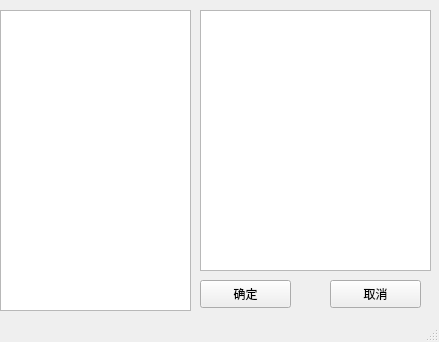
<?xml version="1.0" encoding="UTF-8"?>
<ui version="4.0">
 <class>MainWindow</class>
 <widget class="QMainWindow" name="MainWindow">
  <property name="geometry">
   <rect>
    <x>0</x>
    <y>0</y>
    <width>439</width>
    <height>342</height>
   </rect>
  </property>
  <property name="windowTitle">
   <string>MainWindow</string>
  </property>
  <widget class="QWidget" name="centralwidget">
   <widget class="QPushButton" name="Confirm_Buttom">
    <property name="geometry">
     <rect>
      <x>200</x>
      <y>280</y>
      <width>91</width>
      <height>28</height>
     </rect>
    </property>
    <property name="text">
     <string>确定</string>
    </property>
   </widget>
   <widget class="QPushButton" name="Delete_Buttom">
    <property name="geometry">
     <rect>
      <x>330</x>
      <y>280</y>
      <width>91</width>
      <height>28</height>
     </rect>
    </property>
    <property name="text">
     <string>取消</string>
    </property>
   </widget>
   <widget class="QTextBrowser" name="textBrowser">
    <property name="geometry">
     <rect>
      <x>200</x>
      <y>10</y>
      <width>231</width>
      <height>261</height>
     </rect>
    </property>
   </widget>
   <widget class="QListView" name="listView">
    <property name="geometry">
     <rect>
      <x>0</x>
      <y>10</y>
      <width>191</width>
      <height>301</height>
     </rect>
    </property>
   </widget>
  </widget>
  <widget class="QStatusBar" name="statusbar"/>
 </widget>
 <resources/>
 <connections/>
</ui>
